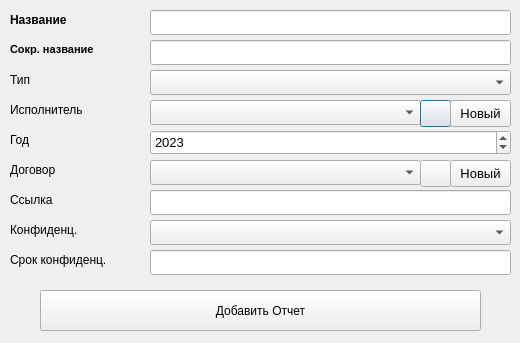
<?xml version="1.0" encoding="UTF-8"?>
<ui version="4.0">
 <class>AddReportDialog</class>
 <widget class="QDialog" name="AddReportDialog">
  <property name="geometry">
   <rect>
    <x>0</x>
    <y>0</y>
    <width>520</width>
    <height>343</height>
   </rect>
  </property>
  <property name="windowTitle">
   <string>Добавить Отчет</string>
  </property>
  <widget class="QLabel" name="reportNameLabel">
   <property name="geometry">
    <rect>
     <x>10</x>
     <y>10</y>
     <width>131</width>
     <height>19</height>
    </rect>
   </property>
   <property name="font">
    <font>
     <weight>75</weight>
     <bold>true</bold>
    </font>
   </property>
   <property name="text">
    <string>Название</string>
   </property>
  </widget>
  <widget class="QLabel" name="reportAuthorLabel">
   <property name="geometry">
    <rect>
     <x>10</x>
     <y>100</y>
     <width>131</width>
     <height>19</height>
    </rect>
   </property>
   <property name="font">
    <font>
     <weight>50</weight>
     <bold>false</bold>
    </font>
   </property>
   <property name="text">
    <string>Исполнитель</string>
   </property>
  </widget>
  <widget class="QLabel" name="reportYearLabel">
   <property name="geometry">
    <rect>
     <x>10</x>
     <y>130</y>
     <width>131</width>
     <height>19</height>
    </rect>
   </property>
   <property name="text">
    <string>Год</string>
   </property>
  </widget>
  <widget class="QLabel" name="reportShortNameLabel">
   <property name="geometry">
    <rect>
     <x>10</x>
     <y>40</y>
     <width>131</width>
     <height>19</height>
    </rect>
   </property>
   <property name="font">
    <font>
     <pointsize>8</pointsize>
     <weight>75</weight>
     <bold>true</bold>
    </font>
   </property>
   <property name="text">
    <string>Сокр. название</string>
   </property>
  </widget>
  <widget class="QLabel" name="reportLinkLabel">
   <property name="geometry">
    <rect>
     <x>10</x>
     <y>190</y>
     <width>131</width>
     <height>19</height>
    </rect>
   </property>
   <property name="text">
    <string>Ссылка</string>
   </property>
  </widget>
  <widget class="QLabel" name="reportConfLabel">
   <property name="geometry">
    <rect>
     <x>10</x>
     <y>220</y>
     <width>131</width>
     <height>19</height>
    </rect>
   </property>
   <property name="text">
    <string>Конфиденц.</string>
   </property>
  </widget>
  <widget class="QLabel" name="reportConfLimitLabel">
   <property name="geometry">
    <rect>
     <x>10</x>
     <y>250</y>
     <width>131</width>
     <height>19</height>
    </rect>
   </property>
   <property name="text">
    <string>Срок конфиденц.</string>
   </property>
  </widget>
  <widget class="QLabel" name="reportTypeLabel">
   <property name="geometry">
    <rect>
     <x>10</x>
     <y>70</y>
     <width>131</width>
     <height>19</height>
    </rect>
   </property>
   <property name="text">
    <string>Тип</string>
   </property>
  </widget>
  <widget class="QLineEdit" name="reportNameInput">
   <property name="geometry">
    <rect>
     <x>150</x>
     <y>10</y>
     <width>361</width>
     <height>25</height>
    </rect>
   </property>
   <property name="font">
    <font>
     <pointsize>10</pointsize>
    </font>
   </property>
  </widget>
  <widget class="QLineEdit" name="reportShortNameInput">
   <property name="geometry">
    <rect>
     <x>150</x>
     <y>40</y>
     <width>361</width>
     <height>25</height>
    </rect>
   </property>
   <property name="font">
    <font>
     <pointsize>10</pointsize>
    </font>
   </property>
  </widget>
  <widget class="QComboBox" name="reportTypeInput">
   <property name="geometry">
    <rect>
     <x>150</x>
     <y>70</y>
     <width>361</width>
     <height>25</height>
    </rect>
   </property>
   <property name="font">
    <font>
     <pointsize>10</pointsize>
    </font>
   </property>
  </widget>
  <widget class="QComboBox" name="reportAuthorInput">
   <property name="geometry">
    <rect>
     <x>150</x>
     <y>100</y>
     <width>271</width>
     <height>25</height>
    </rect>
   </property>
   <property name="font">
    <font>
     <pointsize>10</pointsize>
    </font>
   </property>
  </widget>
  <widget class="QPushButton" name="reportAuthorRefreshButton">
   <property name="geometry">
    <rect>
     <x>420</x>
     <y>100</y>
     <width>31</width>
     <height>27</height>
    </rect>
   </property>
   <property name="text">
    <string/>
   </property>
  </widget>
  <widget class="QPushButton" name="reportAddAuthorButton">
   <property name="geometry">
    <rect>
     <x>450</x>
     <y>100</y>
     <width>61</width>
     <height>27</height>
    </rect>
   </property>
   <property name="font">
    <font>
     <pointsize>10</pointsize>
    </font>
   </property>
   <property name="text">
    <string>Новый</string>
   </property>
  </widget>
  <widget class="QSpinBox" name="reportYearInput">
   <property name="geometry">
    <rect>
     <x>150</x>
     <y>130</y>
     <width>361</width>
     <height>25</height>
    </rect>
   </property>
   <property name="font">
    <font>
     <pointsize>10</pointsize>
    </font>
   </property>
   <property name="minimum">
    <number>1950</number>
   </property>
   <property name="maximum">
    <number>2100</number>
   </property>
   <property name="value">
    <number>2023</number>
   </property>
  </widget>
  <widget class="QLineEdit" name="reportLinkInput">
   <property name="geometry">
    <rect>
     <x>150</x>
     <y>190</y>
     <width>361</width>
     <height>25</height>
    </rect>
   </property>
   <property name="font">
    <font>
     <pointsize>10</pointsize>
    </font>
   </property>
  </widget>
  <widget class="QComboBox" name="reportConfInput">
   <property name="geometry">
    <rect>
     <x>150</x>
     <y>220</y>
     <width>361</width>
     <height>25</height>
    </rect>
   </property>
   <property name="font">
    <font>
     <pointsize>10</pointsize>
    </font>
   </property>
  </widget>
  <widget class="QLineEdit" name="reportConfLimitInput">
   <property name="geometry">
    <rect>
     <x>150</x>
     <y>250</y>
     <width>361</width>
     <height>25</height>
    </rect>
   </property>
   <property name="font">
    <font>
     <pointsize>10</pointsize>
    </font>
   </property>
  </widget>
  <widget class="QPushButton" name="insertReportButton">
   <property name="geometry">
    <rect>
     <x>40</x>
     <y>290</y>
     <width>441</width>
     <height>41</height>
    </rect>
   </property>
   <property name="text">
    <string>Добавить Отчет</string>
   </property>
  </widget>
  <widget class="QLabel" name="reportContractLabel">
   <property name="geometry">
    <rect>
     <x>10</x>
     <y>160</y>
     <width>131</width>
     <height>19</height>
    </rect>
   </property>
   <property name="text">
    <string>Договор</string>
   </property>
  </widget>
  <widget class="QComboBox" name="reportContractInput">
   <property name="geometry">
    <rect>
     <x>150</x>
     <y>160</y>
     <width>271</width>
     <height>25</height>
    </rect>
   </property>
   <property name="font">
    <font>
     <pointsize>10</pointsize>
    </font>
   </property>
  </widget>
  <widget class="QPushButton" name="reportContractRefreshButton">
   <property name="geometry">
    <rect>
     <x>420</x>
     <y>160</y>
     <width>31</width>
     <height>27</height>
    </rect>
   </property>
   <property name="text">
    <string/>
   </property>
  </widget>
  <widget class="QPushButton" name="reportAddContractButton">
   <property name="geometry">
    <rect>
     <x>450</x>
     <y>160</y>
     <width>61</width>
     <height>27</height>
    </rect>
   </property>
   <property name="font">
    <font>
     <pointsize>10</pointsize>
    </font>
   </property>
   <property name="text">
    <string>Новый</string>
   </property>
  </widget>
 </widget>
 <resources/>
 <connections/>
</ui>
